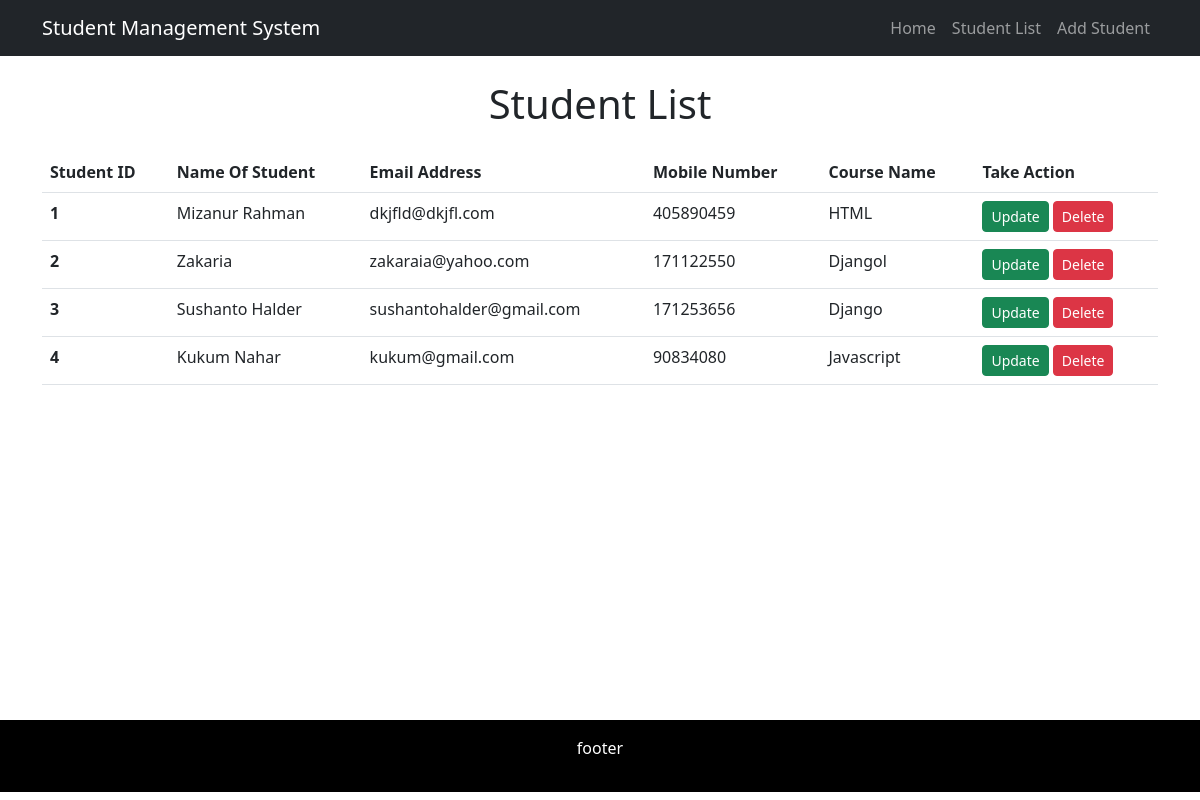
The page /list/ on the database as committed earlier.
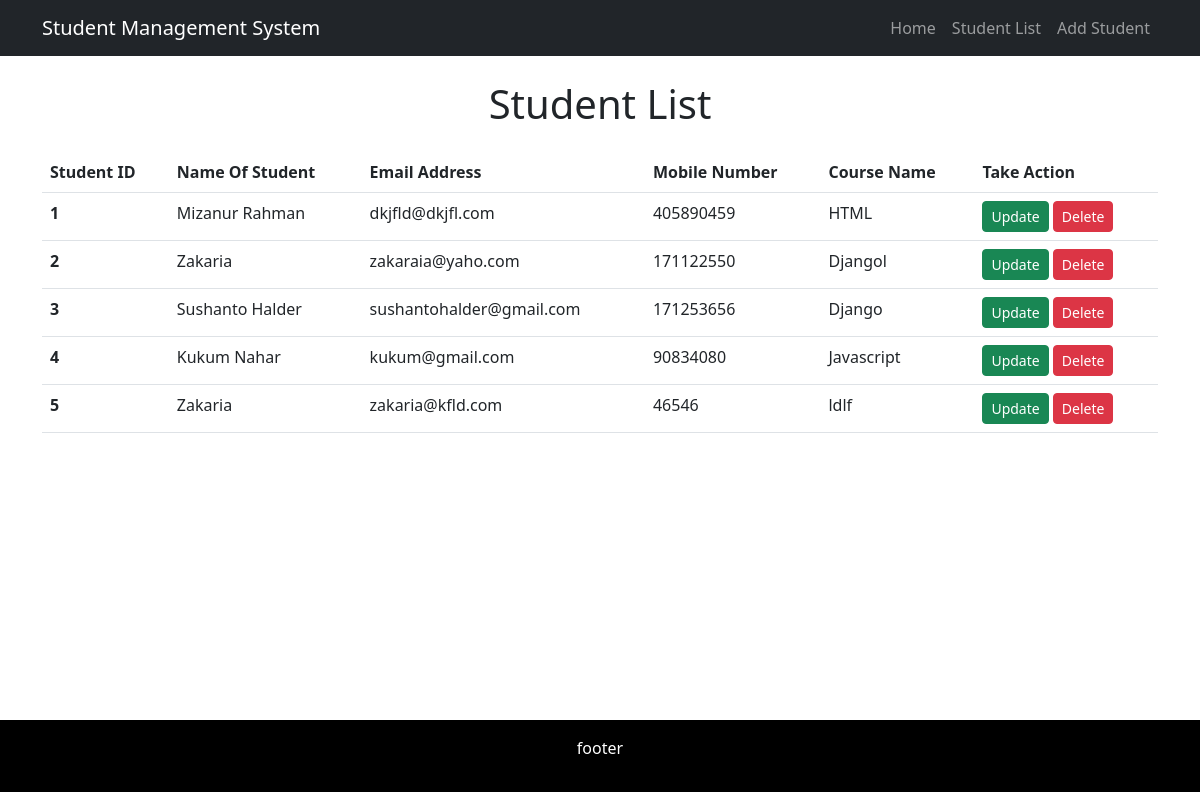
The same page on the database as committed later.
### student/models.py (models this page shows, shortened)
class Student(models.Model):
    name = models.CharField(max_length=100)
    email = models.CharField(max_length=100)
    phonenumber = models.IntegerField()
    course = models.CharField(max_length=100)

### student/views.py (the view)
# urls.py: path('list/',views.studentlist,name='studentlist')
def studentlist(request):
    students = (Student.objects.all())
    context = {'students':students}
    return render(request,'studentlist.html',context)

### student/templates/studentlist.html (shortened to what this page needs)
{% extends "base.html" %}
{% block content %}
    <h1 class="text-center mb-4">Student List</h1>
    <table class="table">
        <thead>
          <tr>
            <th scope="col">Student ID</th>
            <th scope="col">Name Of Student</th>
            <th scope="col">Email Address</th>
            <th scope="col">Mobile Number</th>
            <th scope="col">Course Name</th>
            <th scope="col">Take Action</th>
          </tr>
        </thead>
        <tbody>
            {% for student in students %}
                <tr>
                    <th scope="row">{{forloop.counter}}</th>
                    <td>{{ student.name }}</td>
                    <td>{{ student.email }}</td>
                    <td>{{ student.phonenumber|truncatechars:100 }}</td>
                    <td>{{ student.course }}</td>
                    <td><a href="{% url 'update_student' student.id %}" class="btn btn-success btn-sm">Update</a>
                        <a href="{% url 'delete_student' student.id %}" class="btn btn-danger btn-sm">Delete</a></td>
                </tr>
            {% empty %}
                <p class="text-center">No Students available.</p>
            {% endfor %}
        </tbody>
    </table>
{% endblock %}

Rows that differ between the two databases and show on the page:
changed Student "Djangol": email "zakaraia@yahoo.com" → "zakaraia@yaho.com"
added Student: name "Zakaria", email "zakaria@kfld.com", phonenumber "46546", course "ldlf"
